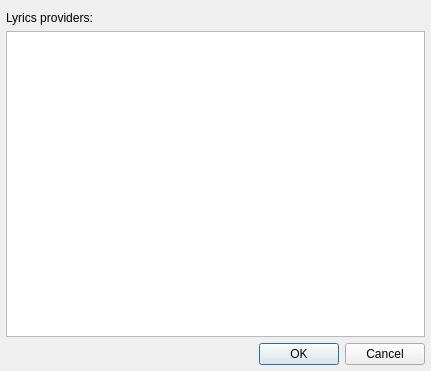
<?xml version="1.0" encoding="UTF-8"?>
<ui version="4.0">
 <class>LyricsSettingsDialog</class>
 <widget class="QDialog" name="LyricsSettingsDialog">
  <property name="geometry">
   <rect>
    <x>0</x>
    <y>0</y>
    <width>431</width>
    <height>371</height>
   </rect>
  </property>
  <property name="windowTitle">
   <string>Lyrics Plugin Settings</string>
  </property>
  <layout class="QVBoxLayout" name="verticalLayout">
   <property name="leftMargin">
    <number>6</number>
   </property>
   <property name="rightMargin">
    <number>6</number>
   </property>
   <property name="bottomMargin">
    <number>6</number>
   </property>
   <item>
    <widget class="QLabel" name="label">
     <property name="text">
      <string>Lyrics providers:</string>
     </property>
    </widget>
   </item>
   <item>
    <widget class="QListWidget" name="providersListWidget"/>
   </item>
   <item>
    <widget class="QDialogButtonBox" name="buttonBox">
     <property name="orientation">
      <enum>Qt::Horizontal</enum>
     </property>
     <property name="standardButtons">
      <set>QDialogButtonBox::Cancel|QDialogButtonBox::Ok</set>
     </property>
    </widget>
   </item>
  </layout>
 </widget>
 <resources/>
 <connections>
  <connection>
   <sender>buttonBox</sender>
   <signal>accepted()</signal>
   <receiver>LyricsSettingsDialog</receiver>
   <slot>accept()</slot>
   <hints>
    <hint type="sourcelabel">
     <x>248</x>
     <y>254</y>
    </hint>
    <hint type="destinationlabel">
     <x>157</x>
     <y>274</y>
    </hint>
   </hints>
  </connection>
  <connection>
   <sender>buttonBox</sender>
   <signal>rejected()</signal>
   <receiver>LyricsSettingsDialog</receiver>
   <slot>reject()</slot>
   <hints>
    <hint type="sourcelabel">
     <x>316</x>
     <y>260</y>
    </hint>
    <hint type="destinationlabel">
     <x>286</x>
     <y>274</y>
    </hint>
   </hints>
  </connection>
 </connections>
</ui>
